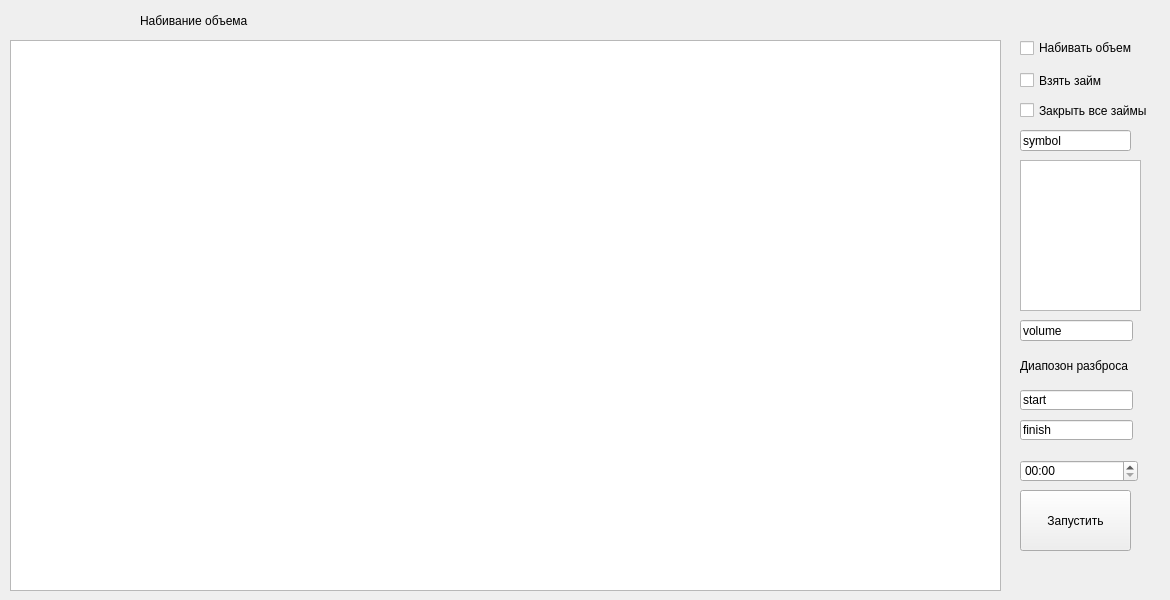
                     <widget class="QWidget" name="volume">
                      <widget class="QTableView" name="volumeTableView">
                       <property name="geometry">
                        <rect>
                         <x>10</x>
                         <y>40</y>
                         <width>991</width>
                         <height>551</height>
                        </rect>
                       </property>
                      </widget>
                      <widget class="QLineEdit" name="symbol_edit">
                       <property name="geometry">
                        <rect>
                         <x>1020</x>
                         <y>130</y>
                         <width>111</width>
                         <height>21</height>
                        </rect>
                       </property>
                       <property name="text">
                        <string>symbol</string>
                       </property>
                      </widget>
                      <widget class="QLineEdit" name="volume_edit">
                       <property name="geometry">
                        <rect>
                         <x>1020</x>
                         <y>320</y>
                         <width>113</width>
                         <height>21</height>
                        </rect>
                       </property>
                       <property name="text">
                        <string>volume</string>
                       </property>
                      </widget>
                      <widget class="QPushButton" name="launch_volume_btn">
                       <property name="geometry">
                        <rect>
                         <x>1020</x>
                         <y>490</y>
                         <width>111</width>
                         <height>61</height>
                        </rect>
                       </property>
                       <property name="text">
                        <string>Запустить</string>
                       </property>
                      </widget>
                      <widget class="QLabel" name="label_11">
                       <property name="geometry">
                        <rect>
                         <x>140</x>
                         <y>10</y>
                         <width>321</width>
                         <height>21</height>
                        </rect>
                       </property>
                       <property name="text">
                        <string>Набивание объема</string>
                       </property>
                      </widget>
                      <widget class="QLineEdit" name="volume_range_start">
                       <property name="geometry">
                        <rect>
                         <x>1020</x>
                         <y>390</y>
                         <width>113</width>
                         <height>20</height>
                        </rect>
                       </property>
                       <property name="text">
                        <string>start</string>
                       </property>
                      </widget>
                      <widget class="QLineEdit" name="volume_range_finish">
                       <property name="geometry">
                        <rect>
                         <x>1020</x>
                         <y>420</y>
                         <width>113</width>
                         <height>20</height>
                        </rect>
                       </property>
                       <property name="text">
                        <string>finish</string>
                       </property>
                      </widget>
                      <widget class="QLabel" name="label_12">
                       <property name="geometry">
                        <rect>
                         <x>1020</x>
                         <y>350</y>
                         <width>121</width>
                         <height>31</height>
                        </rect>
                       </property>
                       <property name="text">
                        <string>Диапозон разброса</string>
                       </property>
                      </widget>
                      <widget class="QTimeEdit" name="volume_timer">
                       <property name="geometry">
                        <rect>
                         <x>1020</x>
                         <y>460</y>
                         <width>118</width>
                         <height>22</height>
                        </rect>
                       </property>
                       <property name="displayFormat">
                        <string>mm:ss</string>
                       </property>
                      </widget>
                      <widget class="QListWidget" name="VolumelistWidget">
                       <property name="geometry">
                        <rect>
                         <x>1020</x>
                         <y>160</y>
                         <width>121</width>
                         <height>151</height>
                        </rect>
                       </property>
                      </widget>
                      <widget class="QCheckBox" name="volume_checkBox">
                       <property name="geometry">
                        <rect>
                         <x>1020</x>
                         <y>40</y>
                         <width>131</width>
                         <height>16</height>
                        </rect>
                       </property>
                       <property name="text">
                        <string>Набивать объем</string>
                       </property>
                      </widget>
                      <widget class="QCheckBox" name="loan_checkBox">
                       <property name="geometry">
                        <rect>
                         <x>1020</x>
                         <y>70</y>
                         <width>131</width>
                         <height>21</height>
                        </rect>
                       </property>
                       <property name="text">
                        <string>Взять займ</string>
                       </property>
                      </widget>
                      <widget class="QCheckBox" name="close_loan_chechbox">
                       <property name="geometry">
                        <rect>
                         <x>1020</x>
                         <y>100</y>
                         <width>141</width>
                         <height>21</height>
                        </rect>
                       </property>
                       <property name="text">
                        <string>Закрыть все займы</string>
                       </property>
                      </widget>
                     </widget>
